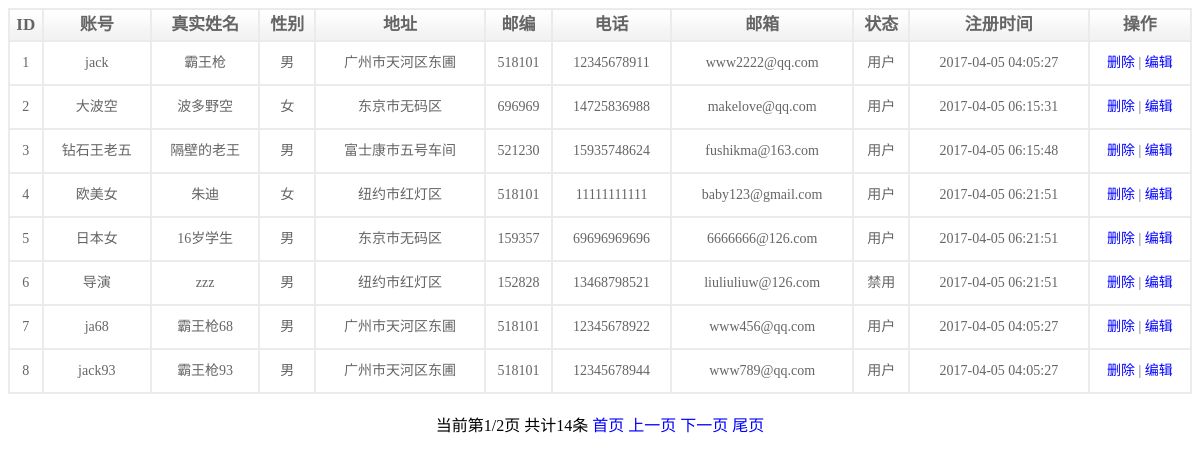
Page /admin/user/index.php on the committed database.
### tables this page shows
CREATE TABLE `users` (
  `id` int(11) NOT NULL AUTO_INCREMENT,
  `username` varchar(32) NOT NULL,
  `name` varchar(16) DEFAULT NULL,
  `sex` int(1) DEFAULT NULL,
  `pass` char(32) NOT NULL,
  `address` varchar(255) DEFAULT NULL,
  `code` char(6) DEFAULT NULL,
  `phone` varchar(16) DEFAULT NULL,
  `email` varchar(50) NOT NULL,
  `state` tinyint(1) DEFAULT '1',
  `addtime` int(11) NOT NULL,
  PRIMARY KEY (`id`),
  UNIQUE KEY `username` (`username`)
);

### public/Model.class.php (called while the page is built, shortened)
<?php
class Model
{
	protected $link;
	protected $tableName;
	protected $limit = null;
	public function __construct($tableName)
	{
		$this->link = @mysqli_connect(HOST,USER,PASS,DBNAME) or die("数据库连接失败");
		mysqli_set_charset($this->link,"utf8");
		$this->tableName = $tableName;
		$this->loadFields();
	}
	private function loadFields()
	{
		$sql = "desc {$this->tableName}";
		$result = mysqli_query($this->link,$sql);
		while($row = mysqli_fetch_assoc($result)){
			$this->fields[] = $row['Field'];
			if($row['Key']=="PRI"){
				$this->pk = $row['Field'];
			}
		}
	}
	public function total()
	{
		$sql = "select count(*) from {$this->tableName}";
		$result = mysqli_query($this->link,$sql);
		$res = mysqli_fetch_row($result);
		return $res[0];
	}
	public function select()
	{
		$sql = "select * from {$this->tableName}";
		if(!empty($this->limit)){
			$sql .= " limit ".$this->limit;
		}
		$result = mysqli_query($this->link,$sql);
		$list = mysqli_fetch_all($result,MYSQLI_ASSOC);
		$this->limit = null;
		return $list;
	}
	public function limit($m,$n=0)
	{
		if($n==0){
			$this->limit = $m;
		}else{
			$this->limit = $m.",".$n;
		}
		return $this;
	}
}

### admin/user/index.php (the view, shortened to what this page needs)
<!doctype html>
<html>
<head>
</head>
<body>
	<center>
		<table class="table" width="100%">
			<tr>
				<th>ID</th>
				<th>账号</th>
				<th>真实姓名</th>
				<th>性别</th>
				<th>地址</th>
				<th>邮编</th>
				<th>电话</th>
				<th>邮箱</th>
				<th>状态</th>
				<th>注册时间</th>
				<th>操作</th>
			</tr>
			<?php
			$sex = ['0'=>"女",'1'=>"男"];
			$state = array("0"=>"后台管理员","1"=>"用户","2"=>"禁用");
			require("../../public/Model.class.php");
			require("../../public/Page.class.php");
					$mod = new Model("users");
					$total = $mod->total();
					$page = new Page($total,8);
					$list = $mod->limit($page->limit())->select();
					foreach ($list as $row) {
						echo "<center>";
						echo "<tr>";
						echo "<td>{$row['id']}</td>";
						echo "<td>{$row['username']}</td>";
						echo "<td>{$row['name']}</td>";
						echo "<td>{$sex[$row['sex']]}</td>";
						echo "<td>{$row['address']}</td>";
						echo "<td>{$row['code']}</td>";
						echo "<td>{$row['phone']}</td>";
						echo "<td>{$row['email']}</td>";
						echo "<td>{$state[$row['state']]}</td>";
						echo "<td>".date("Y-m-d H:i:s",$row['addtime'])."</td>";
						echo "<td><a href='action.php?a=del&id={$row['id']}'>删除</a> | <a href='edit.php?id={$row['id']}'>编辑</a></td>";
						echo "</center>";
				}
			 ?>
		</table>
		<br>
		<?php echo $page->show(); ?>
	</center>
</body>
</html>

### admin/user/index.php (style rules this page uses)
.table { font-size:14px; font-family:宋体; text-align: center; line-height: 40px; border-spacing:0; border-left:1px solid #EBEBEB; border-right:1px solid #EBEBEB; border-bottom:1px solid #EBEBEB; border-top:1px solid #EBEBEB; color: #656565; }
th,td { border:1px solid #EBEBEB; }
th { line-height: 28px; font-size:17px; font-family:幼体; background: rgba(0, 0, 0, 0) url("../include/images/list_bg.jpg") repeat-x scroll 0 0; }
a { color: blue; text-decoration:none; }

### rows in the picture
users: id "1", username "jack", name "霸王枪", sex "男", address "广州市天河区东圃", code "518101", phone "12345678911", email "www2222@qq.com", state "用户", addtime "2017-04-05 04:05:27"
users: id "2", username "大波空", name "波多野空", sex "女", address "东京市无码区", code "696969", phone "14725836988", email "makelove@qq.com", state "用户", addtime "2017-04-05 06:15:31"
users: id "3", username "钻石王老五", name "隔壁的老王", sex "男", address "富士康市五号车间", code "521230", phone "15935748624", email "fushikma@163.com", state "用户", addtime "2017-04-05 06:15:48"
users: id "4", username "欧美女", name "朱迪", sex "女", address "纽约市红灯区", code "518101", phone "11111111111", email "baby123@gmail.com", state "用户", addtime "2017-04-05 06:21:51"
users: id "5", username "日本女", name "16岁学生", sex "男", address "东京市无码区", code "159357", phone "69696969696", email "6666666@126.com", state "用户", addtime "2017-04-05 06:21:51"
users: id "6", username "导演", name "zzz", sex "男", address "纽约市红灯区", code "152828", phone "13468798521", email "liuliuliuw@126.com", state "禁用", addtime "2017-04-05 06:21:51"
users: id "7", username "ja68", name "霸王枪68", sex "男", address "广州市天河区东圃", code "518101", phone "12345678922", email "www456@qq.com", state "用户", addtime "2017-04-05 04:05:27"
users: id "8", username "jack93", name "霸王枪93", sex "男", address "广州市天河区东圃", code "518101", phone "12345678944", email "www789@qq.com", state "用户", addtime "2017-04-05 04:05:27"

### other values in the picture
$page->show() "当前第1/2页 共计14条"
